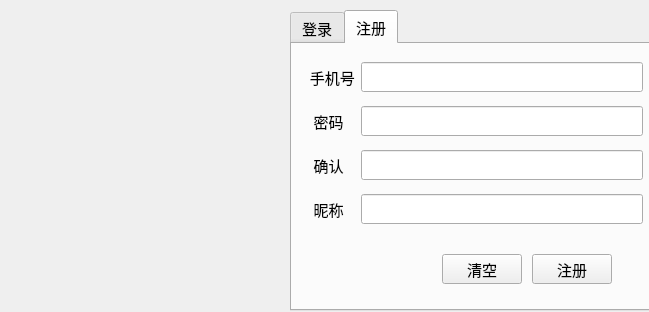
<?xml version="1.0" encoding="UTF-8"?>
<ui version="4.0">
 <class>LoginDialog</class>
 <widget class="QDialog" name="LoginDialog">
  <property name="geometry">
   <rect>
    <x>0</x>
    <y>0</y>
    <width>649</width>
    <height>312</height>
   </rect>
  </property>
  <property name="minimumSize">
   <size>
    <width>649</width>
    <height>312</height>
   </size>
  </property>
  <property name="maximumSize">
   <size>
    <width>649</width>
    <height>312</height>
   </size>
  </property>
  <property name="font">
   <font>
    <family>微软雅黑 Light</family>
    <pointsize>10</pointsize>
   </font>
  </property>
  <property name="windowTitle">
   <string>Dialog</string>
  </property>
  <widget class="QLabel" name="pb_icon">
   <property name="geometry">
    <rect>
     <x>-10</x>
     <y>0</y>
     <width>301</width>
     <height>301</height>
    </rect>
   </property>
   <property name="text">
    <string/>
   </property>
   <property name="pixmap">
    <pixmap resource="resource.qrc">:/tb/baidu.png</pixmap>
   </property>
   <property name="scaledContents">
    <bool>true</bool>
   </property>
  </widget>
  <widget class="QTabWidget" name="tw_page">
   <property name="geometry">
    <rect>
     <x>290</x>
     <y>10</y>
     <width>361</width>
     <height>301</height>
    </rect>
   </property>
   <property name="font">
    <font>
     <family>微软雅黑 Light</family>
     <pointsize>11</pointsize>
    </font>
   </property>
   <property name="currentIndex">
   <number>1</number>
  </property>
   <widget class="QWidget" name="tab_login">
    <attribute name="title">
     <string>登录</string>
    </attribute>
    <widget class="QPushButton" name="pb_login">
     <property name="geometry">
      <rect>
       <x>230</x>
       <y>210</y>
       <width>80</width>
       <height>30</height>
      </rect>
     </property>
     <property name="text">
      <string>登录</string>
     </property>
    </widget>
    <widget class="QPushButton" name="pb_clear">
     <property name="geometry">
      <rect>
       <x>140</x>
       <y>210</y>
       <width>80</width>
       <height>30</height>
      </rect>
     </property>
     <property name="text">
      <string>清空</string>
     </property>
    </widget>
    <widget class="QWidget" name="">
     <property name="geometry">
      <rect>
       <x>10</x>
       <y>30</y>
       <width>341</width>
       <height>131</height>
      </rect>
     </property>
     <layout class="QGridLayout" name="gridLayout">
      <item row="0" column="0">
       <widget class="QLabel" name="lb_tel">
        <property name="text">
         <string>  手机号</string>
        </property>
       </widget>
      </item>
      <item row="0" column="1">
       <widget class="QLineEdit" name="le_tel">
        <property name="text">
         <string>13313331333</string>
        </property>
       </widget>
      </item>
      <item row="1" column="0">
       <widget class="QLabel" name="lb_password">
        <property name="text">
         <string>   密码</string>
        </property>
       </widget>
      </item>
      <item row="1" column="1">
       <widget class="QLineEdit" name="le_password">
        <property name="text">
         <string>335566</string>
        </property>
        <property name="echoMode">
         <enum>QLineEdit::Password</enum>
        </property>
       </widget>
      </item>
     </layout>
    </widget>
   </widget>
   <widget class="QWidget" name="tab_register">
    <attribute name="title">
     <string>注册</string>
    </attribute>
    <widget class="QWidget" name="layoutWidget">
     <property name="geometry">
      <rect>
       <x>10</x>
       <y>10</y>
       <width>341</width>
       <height>181</height>
      </rect>
     </property>
     <layout class="QGridLayout" name="gridLayout_register">
      <item row="1" column="1">
       <widget class="QLineEdit" name="le_password_register">
        <property name="echoMode">
         <enum>QLineEdit::Password</enum>
        </property>
       </widget>
      </item>
      <item row="2" column="1">
       <widget class="QLineEdit" name="le_confirm_register"/>
      </item>
      <item row="0" column="0">
       <widget class="QLabel" name="lb_tel_register">
        <property name="text">
         <string>  手机号</string>
        </property>
       </widget>
      </item>
      <item row="0" column="1">
       <widget class="QLineEdit" name="le_tel_register"/>
      </item>
      <item row="1" column="0">
       <widget class="QLabel" name="lb_password_register">
        <property name="text">
         <string>   密码</string>
        </property>
       </widget>
      </item>
      <item row="2" column="0">
       <widget class="QLabel" name="lb_confirm_register">
        <property name="text">
         <string>   确认</string>
        </property>
       </widget>
      </item>
      <item row="3" column="0">
       <widget class="QLabel" name="lb_name_register">
        <property name="text">
         <string>   昵称</string>
        </property>
       </widget>
      </item>
      <item row="3" column="1">
       <widget class="QLineEdit" name="le_name_register"/>
      </item>
     </layout>
    </widget>
    <widget class="QPushButton" name="pb_login_register">
     <property name="geometry">
      <rect>
       <x>240</x>
       <y>210</y>
       <width>80</width>
       <height>30</height>
      </rect>
     </property>
     <property name="text">
      <string>注册</string>
     </property>
    </widget>
    <widget class="QPushButton" name="pb_clear_register">
     <property name="geometry">
      <rect>
       <x>150</x>
       <y>210</y>
       <width>80</width>
       <height>30</height>
      </rect>
     </property>
     <property name="text">
      <string>清空</string>
     </property>
    </widget>
   </widget>
  </widget>
 </widget>
 <tabstops>
  <tabstop>le_tel_register</tabstop>
  <tabstop>le_password_register</tabstop>
  <tabstop>le_confirm_register</tabstop>
  <tabstop>le_name_register</tabstop>
  <tabstop>pb_login_register</tabstop>
  <tabstop>pb_clear_register</tabstop>
  <tabstop>le_tel</tabstop>
  <tabstop>le_password</tabstop>
  <tabstop>pb_login</tabstop>
  <tabstop>pb_clear</tabstop>
  <tabstop>tw_page</tabstop>
 </tabstops>
 <resources>
  <include location="resource.qrc"/>
 </resources>
 <connections/>
</ui>
